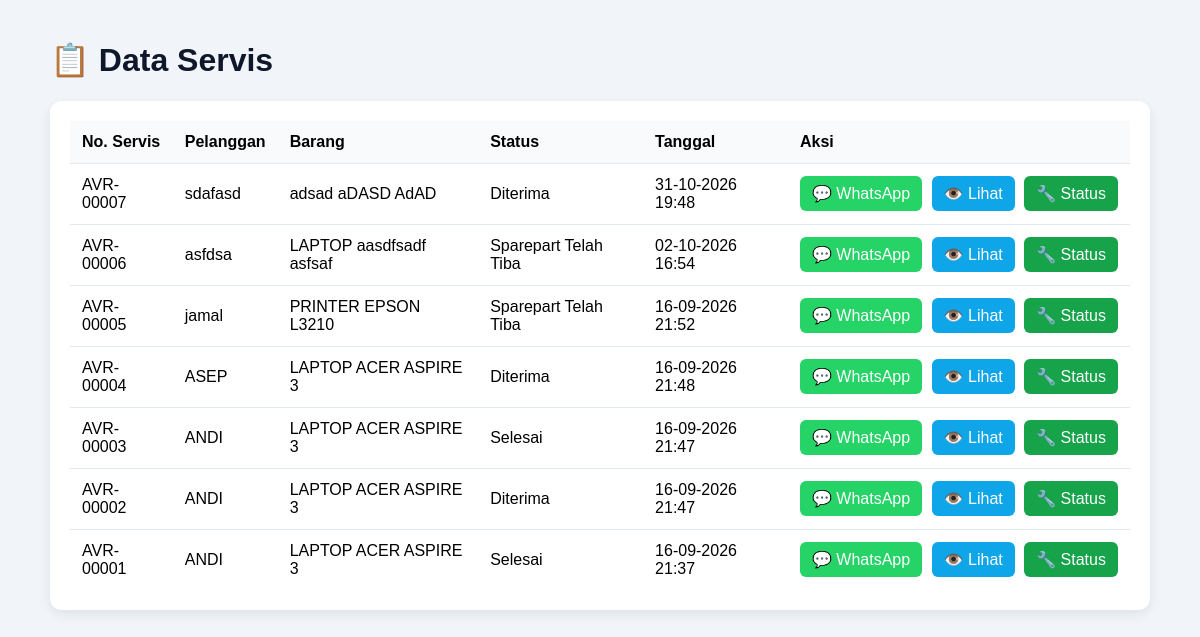
Screenshot of /data_servis2.php (signed in) with the database file from the repository.
### tables this page shows
CREATE TABLE `servis` (
  `id_servis` int(11) NOT NULL,
  `nomor_servis` varchar(30) NOT NULL,
  `id_pelanggan` int(11) NOT NULL,
  `id_barang` int(11) NOT NULL,
  `tanggal_masuk` datetime NOT NULL DEFAULT current_timestamp(),
  `keluhan` text NOT NULL,
  `status_servis` varchar(50) NOT NULL DEFAULT 'Diterima',
  `qr_token` varchar(100) NOT NULL,
  `syarat_setuju` tinyint(1) NOT NULL DEFAULT 0,
  `tanggal_selesai` datetime DEFAULT NULL,
  `tanggal_diambil` datetime DEFAULT NULL,
  `created_at` datetime DEFAULT current_timestamp(),
  `updated_at` datetime DEFAULT current_timestamp() ON UPDATE current_timestamp()
);

CREATE TABLE `pelanggan` (
  `id_pelanggan` int(11) NOT NULL,
  `nama` varchar(100) NOT NULL,
  `alamat` text DEFAULT NULL,
  `no_telp` varchar(30) DEFAULT NULL,
  `created_at` datetime DEFAULT current_timestamp()
);

CREATE TABLE `barang` (
  `id_barang` int(11) NOT NULL,
  `id_pelanggan` int(11) NOT NULL,
  `nama_barang` varchar(100) NOT NULL,
  `merk` varchar(100) DEFAULT NULL,
  `model` varchar(100) DEFAULT NULL,
  `kelengkapan` text DEFAULT NULL,
  `foto_barang` varchar(255) DEFAULT NULL,
  `created_at` datetime DEFAULT current_timestamp()
);

### data_servis2.php (the view, shortened to what this page needs)
<?php
require_once "koneksi.php";
$sql = "SELECT
            servis.id_servis,
            servis.nomor_servis,
            servis.tanggal_masuk,
            servis.status_servis,
            pelanggan.nama,
            pelanggan.no_telp,
            barang.nama_barang,
            barang.merk,
            barang.model
        FROM servis
        JOIN pelanggan
            ON servis.id_pelanggan = pelanggan.id_pelanggan
        JOIN barang
            ON servis.id_barang = barang.id_barang
        ORDER BY servis.id_servis DESC";
$hasil = mysqli_query($koneksi, $sql);
?>
<!DOCTYPE html>
<html lang="id">
<head>
</head>
<body>
<div class="container">
    <h1>📋 Data Servis</h1>
    <div class="card" style="overflow-x:auto;">
    <table style="width:100%; border-collapse:collapse; min-width:800px;">
        <tr style="background:#f8fafc;">
            <th style="padding:12px; text-align:left;">No. Servis</th>
            <th style="padding:12px; text-align:left;">Pelanggan</th>
            <th style="padding:12px; text-align:left;">Barang</th>
            <th style="padding:12px; text-align:left;">Status</th>
            <th style="padding:12px; text-align:left;">Tanggal</th>
            <th style="padding:12px; text-align:left;">Aksi</th>
        </tr>
        <?php while ($row = mysqli_fetch_assoc($hasil)) { ?>
        <tr style="border-top:1px solid #e2e8f0;">
                <td style="padding:12px;">
                    <?php echo htmlspecialchars($row["nomor_servis"]); ?>
                </td>
                <td style="padding:12px;">
                    <?php echo htmlspecialchars($row["nama"]); ?>
                </td>
                <td style="padding:12px;">
                    <?php
                    echo htmlspecialchars(
                        $row["nama_barang"] . " " .
                        $row["merk"] . " " .
                        $row["model"]
                    );
                    ?>
                </td>
                <td style="padding:12px;">
                    <?php echo htmlspecialchars($row["status_servis"]); ?>
                </td>
                <td style="padding:12px;">
                    <?php
                    echo date(
                        "d-m-Y H:i",
                        strtotime($row["tanggal_masuk"])
                    );
                    ?>
                </td>
        <td style="padding:12px; white-space:nowrap;">
   <?php
if ($row["status_servis"] == "Diterima") {
    $pesan_status = "Barang sudah kami terima dan akan segera kami proses untuk pemeriksaan. Mohon menunggu update selanjutnya.";
} elseif ($row["status_servis"] == "Pemeriksaan") {
    $pesan_status = "Barang sedang dalam proses pemeriksaan oleh teknisi kami. Mohon menunggu informasi mengenai hasil pemeriksaan selanjutnya.";
} elseif ($row["status_servis"] == "Menunggu Persetujuan") {
    $pesan_status = "Hasil pengecekan barang telah selesai. Berdasarkan hasil pengecekan, diperlukan tindakan servis lebih lanjut. Saat ini kami menunggu persetujuan sebelum proses pengerjaan dilanjutkan.";
} elseif ($row["status_servis"] == "Menunggu Sparepart") {
    $pesan_status = "Sparepart yang diperlukan untuk proses servis sedang kami persiapkan. Setelah sparepart tersedia, proses pengerjaan akan segera kami lanjutkan. Mohon menunggu update selanjutnya dari kami.";
} elseif ($row["status_servis"] == "Dalam Pengerjaan") {
    $pesan_status = "Barang saat ini sedang dalam proses pengerjaan oleh teknisi Avero Komputer sesuai hasil pemeriksaan dan persetujuan yang telah diberikan. Mohon menunggu update selanjutnya dari kami.";
} elseif ($row["status_servis"] == "Selesai") {
    $pesan_status = "Servis barang telah selesai dan sudah dapat diambil. Silakan datang ke Avero Komputer untuk melakukan pengambilan barang. Jangan lupa membawa tanda terima servis sebagai bukti pengambilan.";
} elseif ($row["status_servis"] == "Sudah Diambil") {
    $pesan_status = "Servis barang telah selesai dan barang sudah diambil oleh pelanggan. Terima kasih telah mempercayakan kebutuhan servis kepada Avero Komputer.";
} else {
    $pesan_status = "Mohon menunggu informasi dan update proses servis selanjutnya dari kami.";
}
$pesan_whatsapp =
    "Assalamu'alaikum Wr. Wb. " .
    "\xF0\x9F\x98\x8A\n\n" .
    "Kami dari Avero Komputer ingin menginformasikan:\n\n" .
    "Nama       : " . $row["nama"] . "\n" .
    "No. Servis : " . $row["nomor_servis"] . "\n" .
    "Barang     : " . $row["nama_barang"] . " " . $row["merk"] . " " . $row["model"] . "\n" .
    "Status     : " . $row["status_servis"] . "\n\n" .
    $pesan_status . "\n\n" .
    "Terima kasih atas kesabaran dan kepercayaannya kepada Avero Komputer. " .
    "\xF0\x9F\x99\x8F";
    ?>
<a
    href="https://web.whatsapp.com/send?phone=62<?php echo ltrim(preg_replace('/[^0-9]/', '', $row["no_telp"]), '0'); ?>&text=<?php echo urlencode($pesan_whatsapp); ?>"
    target="_blank"
    style="
        display:inline-block;
        padding:8px 12px;
        background:#25D366;
        color:white;
        text-decoration:none;
        border-radius:6px;
        margin-right:5px;
    "
>
    💬 WhatsApp
</a>
<a
    href="tanda_terima.php?nomor=<?php echo urlencode($row["nomor_servis"]); ?>"
    style="
        display:inline-block;
        padding:8px 12px;
        background:#0ea5e9;
        color:white;
        text-decoration:none;
        border-radius:6px;
        margin-right:5px;
    "
>
    👁️ Lihat
    </a>
    <a
        href="ubah_status.php?nomor=<?php echo urlencode($row["nomor_servis"]); ?>"
        style="
            display:inline-block;
            padding:8px 12px;
            background:#16a34a;
            color:white;
            text-decoration:none;
            border-radius:6px;
        "
    >
        🔧 Status
    </a>
</td>
            </tr>
        <?php } ?>
    </table>
</div>
</div>
</body>
</html>

### data_servis2.php (style rules this page uses)
body { font-family: Arial, sans-serif; background: #f1f5f9; margin: 0; padding: 20px; }
.container { max-width: 1100px; margin: auto; }
h1 { color: #0f172a; }
.card { background: white; padding: 20px; border-radius: 12px; box-shadow: 0 4px 12px rgba(0,0,0,0.08); }

### rows the page displays
servis: nomor_servis "AVR-00007", id_pelanggan.nama "sdafasd", id_barang.model "adsad aDASD AdAD", status_servis "Diterima", tanggal_masuk "31-10-2026 19:48"
servis: nomor_servis "AVR-00006", id_pelanggan.nama "asfdsa", id_barang.model "LAPTOP aasdfsadf asfsaf", status_servis "Sparepart Telah Tiba", tanggal_masuk "02-10-2026 16:54"
servis: nomor_servis "AVR-00005", id_pelanggan.nama "jamal", id_barang.model "PRINTER EPSON L3210", status_servis "Sparepart Telah Tiba", tanggal_masuk "16-09-2026 21:52"
servis: nomor_servis "AVR-00004", id_pelanggan.nama "ASEP", id_barang.model "LAPTOP ACER ASPIRE 3", status_servis "Diterima", tanggal_masuk "16-09-2026 21:48"
servis: nomor_servis "AVR-00003", id_pelanggan.nama "ANDI", id_barang.model "LAPTOP ACER ASPIRE 3", status_servis "Selesai", tanggal_masuk "16-09-2026 21:47"
servis: nomor_servis "AVR-00002", id_pelanggan.nama "ANDI", id_barang.model "LAPTOP ACER ASPIRE 3", status_servis "Diterima", tanggal_masuk "16-09-2026 21:47"
servis: nomor_servis "AVR-00001", id_pelanggan.nama "ANDI", id_barang.model "LAPTOP ACER ASPIRE 3", status_servis "Selesai", tanggal_masuk "16-09-2026 21:37"
